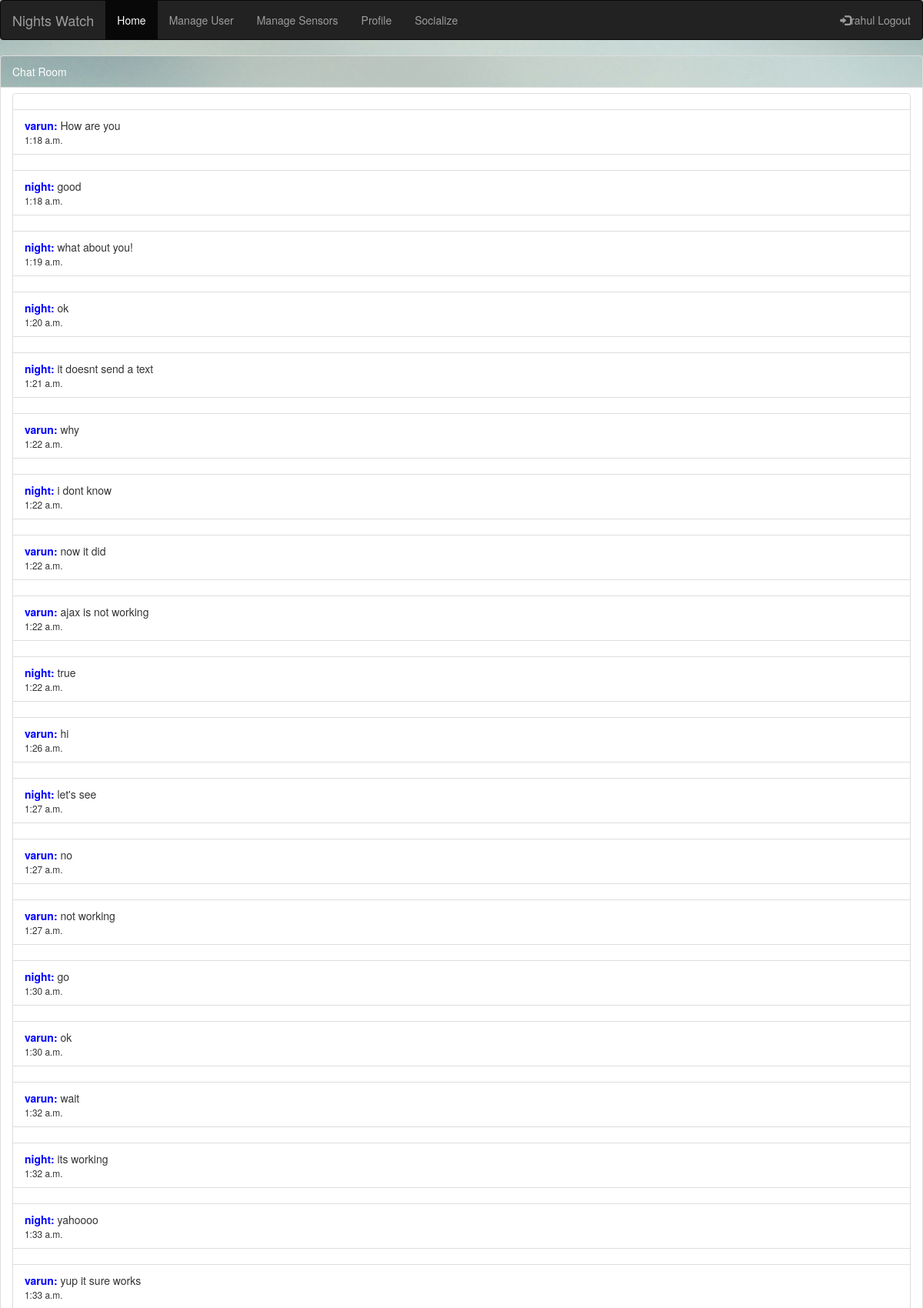
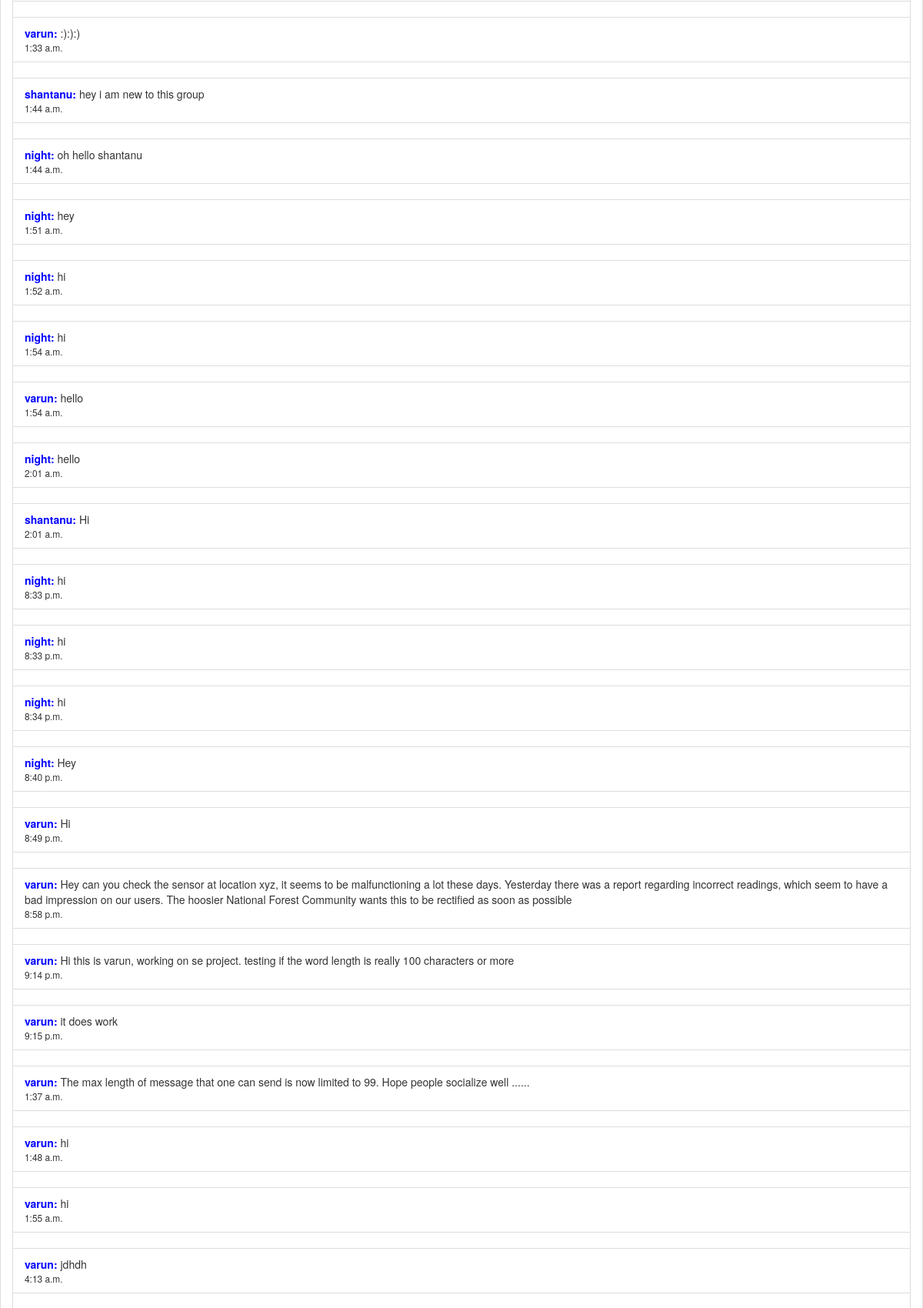
Page /demosky/chat_box/ (signed in, upper part) on the committed database (2 pictures, top to bottom).
### demosky/models.py (models this page shows, shortened)
class Chat(models.Model):
    created = models.DateTimeField(auto_now_add=True)
    user = models.ForeignKey(User)
    message = models.CharField(max_length=200)

### demosky/views.py (the view)
@login_required
def Chatbox(request):
    c = Chat.objects.all()
    return render(request, "demosky/chat_box.html", {'home': 'active', 'chat': c})

### demosky/templates/demosky/chat_box.html (shortened to what this page needs)
{% load staticfiles %}
{% load static %}
<html>
<body background="/static/DarkSky-Dev/imgs/Background.jpg">
<div class="wrapper">
<nav class="navbar navbar-inverse" >
  <div class="container-fluid" >
    <div class="navbar-header">
      <a class="navbar-brand" href="/demosky/">Nights Watch</a>
    </div>
    <ul class="nav navbar-nav" id="thenavigation">
      <li class="active"><a href="/demosky/">Home</a></li>
      {% if user.is_staff %}
        <li ><a href="/demosky/manage-user">Manage User</a></li>
        <li ><a href="/demosky/manage-sensors">Manage Sensors</a></li>
      {% endif %}
    </ul>
    {% if user.is_authenticated %}
          <ul class="nav navbar-nav">
              <li><a href="/demosky/profile">Profile</a></li>
              <li><a href="/demosky/search">Socialize</a></li>
          </ul>
       <ul class="nav navbar-nav navbar-right">
         <li><a href="/demosky/logout/"><span class="glyphicon glyphicon-log-in"></span>{{request.user}} Logout</a></li>
       </ul>
     {% else %}
       <ul class="nav navbar-nav navbar-right">
        <li><a href="/demosky/register/"><span class="glyphicon glyphicon-user"></span> Register</a></li>
         <li><a href="/demosky/login/"><span class="glyphicon glyphicon-log-in"></span> Login</a></li>
       </ul>
     {% endif %}
  </div>
</nav>
</div>
</body>
<head>
    <link rel="stylesheet" href="http://maxcdn.bootstrapcdn.com/bootstrap/3.3.5/css/bootstrap.min.css">
    <link rel="stylesheet" href="{% static "DarkSky-Dev/css/chat.css" %}">
</head>
<body>
    <div id="chat-body" class="panel panel-default">
        <div class="panel-heading custom_class">Chat Room </div>
        <div id="msg-list-div" class="panel-body">
            <ul id="msg-list" class="list-group">
                {% for obj in chat %}
                    {% if obj.user == request.user %}
                        <li class="text-right list-group-item"></li>
                <li class="text-right list-group-item"><b><font color ='green'>{{ obj.user }}:</font></b> {{ obj.message }}<br><small>{{obj.created.time}}</small></li>
                    {% else %}
                        <li class="text-left list-group-item"></li>
                <li class="text-left list-group-item"><b><font color = 'blue'>{{ obj.user}}:</font></b> {{ obj.message }}<br><small>{{obj.created.time}}</small></li>
                    {% endif %}
                {% empty %}
                    <li class="text-right list-group-item">No messages yet!</li>
                {% endfor %}
            </ul>
        </div>
    </div>
</body>
</html>

### static/DarkSky-Dev/css/chat.css (style rules this page uses)
body { background: url('/static/DarkSky-Dev/imgs/Background.jpg'); background-repeat: no-repeat; background-position: top center; background-attachment: fixed; width: 100%; height: 90%; }
.panel-body { overflow-y: scroll; height: 85%; }
.panel > .panel-heading { background-image: url('/static/DarkSky-Dev/imgs/Background.jpg'); color: white; }

### rows in the picture
Chat: user "varun", message "How are you", created.time "1:18 a.m."
Chat: user "night", message "good", created.time "1:18 a.m."
Chat: user "night", message "what about you!", created.time "1:19 a.m."
Chat: user "night", message "ok", created.time "1:20 a.m."
Chat: user "night", message "it doesnt send a text", created.time "1:21 a.m."
Chat: user "varun", message "why", created.time "1:22 a.m."
Chat: user "night", message "i dont know", created.time "1:22 a.m."
Chat: user "varun", message "now it did", created.time "1:22 a.m."
Chat: user "varun", message "ajax is not working", created.time "1:22 a.m."
Chat: user "night", message "true", created.time "1:22 a.m."
Chat: user "varun", message "hi", created.time "1:26 a.m."
Chat: user "night", message "let's see", created.time "1:27 a.m."
Chat: user "varun", message "no", created.time "1:27 a.m."
Chat: user "varun", message "not working", created.time "1:27 a.m."
Chat: user "night", message "go", created.time "1:30 a.m."
Chat: user "varun", message "ok", created.time "1:30 a.m."
Chat: user "varun", message "wait", created.time "1:32 a.m."
Chat: user "night", message "its working", created.time "1:32 a.m."
Chat: user "night", message "yahoooo", created.time "1:33 a.m."
Chat: user "varun", message "yup it sure works", created.time "1:33 a.m."
Chat: user "varun", message ":):):)", created.time "1:33 a.m."
Chat: user "shantanu", message "hey i am new to this group", created.time "1:44 a.m."
Chat: user "night", message "oh hello shantanu", created.time "1:44 a.m."
Chat: user "night", message "hey", created.time "1:51 a.m."
Chat: user "night", message "hi", created.time "1:52 a.m."
Chat: user "night", message "hi", created.time "1:54 a.m."
Chat: user "varun", message "hello", created.time "1:54 a.m."
Chat: user "night", message "hello", created.time "2:01 a.m."
Chat: user "shantanu", message "Hi", created.time "2:01 a.m."
Chat: user "night", message "hi", created.time "8:33 p.m."
Chat: user "night", message "hi", created.time "8:33 p.m."
Chat: user "night", message "hi", created.time "8:34 p.m."
Chat: user "night", message "Hey", created.time "8:40 p.m."
Chat: user "varun", message "Hi", created.time "8:49 p.m."
Chat: user "varun", message "Hey can you check the sensor at location xyz, it seems to be malfunctioning a lot these days. Yesterday there was a report regarding incorrect readings, which seem to have a bad impression on our users. The hoosier National Forest Community wants this to be rectified as soon as possible", created.time "8:58 p.m."
Chat: user "varun", message "Hi this is varun, working on se project. testing if the word length is really 100 characters or more", created.time "9:14 p.m."
Chat: user "varun", message "it does work", created.time "9:15 p.m."
Chat: user "varun", message "The max length of message that one can send is now limited to 99. Hope people socialize well ......", created.time "1:37 a.m."
Chat: user "varun", message "hi", created.time "1:48 a.m."
Chat: user "varun", message "hi", created.time "1:55 a.m."
Chat: user "varun", message "jdhdh", created.time "4:13 a.m."

### other values in the picture
{{ request.user }} "rahul"
